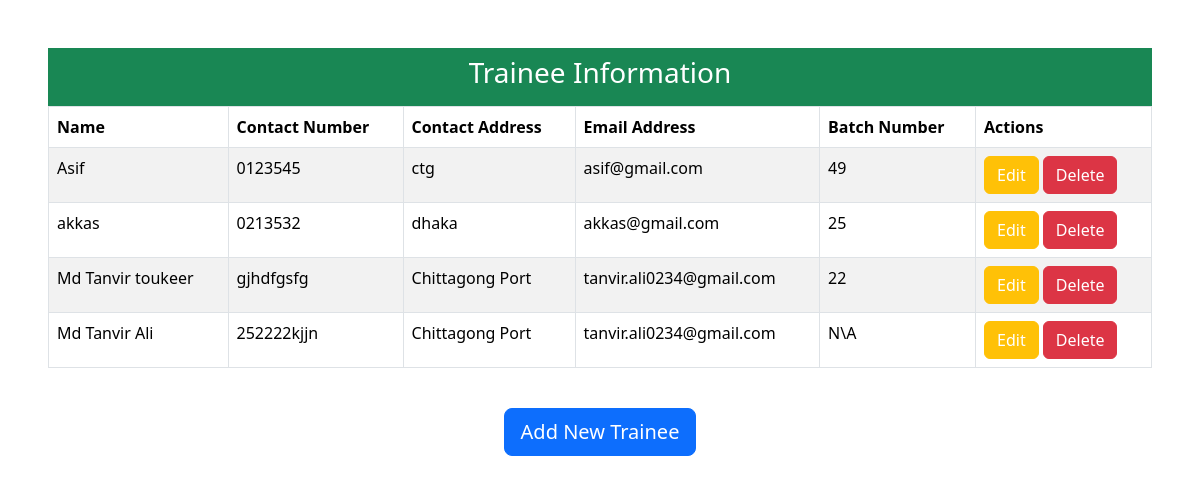
Before: / with the older database file.
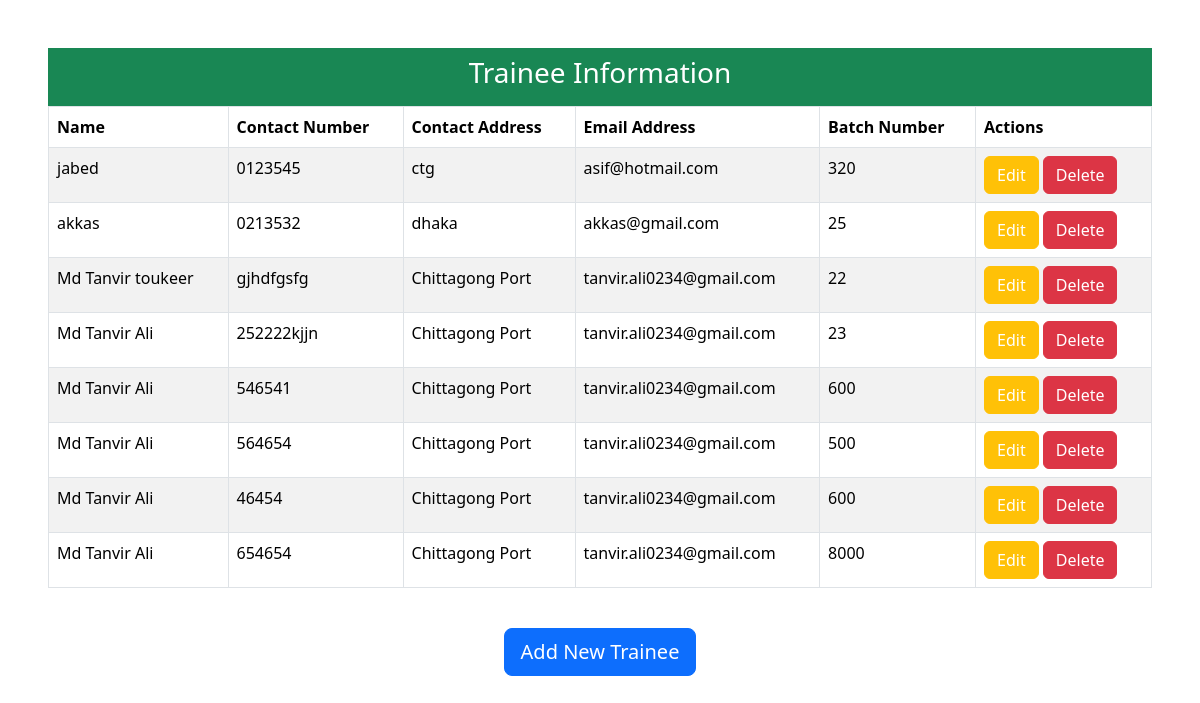
After: the same page with the newer database file.
### SimpleApp01/models.py (models this page shows)
class Trainee(models.Model):
    TraineeId = models.AutoField(primary_key=True)
    Name = models.CharField(max_length=30)
    ContactNo = models.CharField(max_length=15)
    ContactAddress = models.CharField(max_length=100)
    EmailAddress = models.EmailField()
    BatchNo = models.CharField(max_length=30 , default="N\A")
    class Meta:
        db_table="Trainee"

### SimpleApp01/views.py (the view)
# urls.py: path('',views.showTrainee),
def showTrainee(request):
    trainees = Trainee.objects.all()
    return render(request,"show.html",{'trainees':trainees})

### SimpleApp01/templates/show.html (shortened to what this page needs)
<!DOCTYPE html>
<html lang="en">
<head>
    <link href="https://cdn.jsdelivr.net/npm/bootstrap@5.3.3/dist/css/bootstrap.min.css" rel="stylesheet">
</head>
<body>
        <div class="m-5">
            <div class="bg-success p-2">
                <h3 class="text-center text-white">Trainee Information</h3>
            </div>
           <div >
            <table class="table table-striped table-hover table-bordered">
                <thead>
                    <tr>
                        <th>Name</td>
                        <th>Contact Number</th>
                        <th>Contact Address</th>
                        <th>Email Address</th>
                        <th>Batch Number</th>
                        <th>Actions</th>
                    </tr>
                </thead>
                <tbody>
                          {%for trn in trainees%}
                          <tr>
                            <td>{{trn.Name}}</td>
                            <td>{{trn.ContactNo}}</td>
                            <td>{{trn.ContactAddress}}</td>
                            <td>{{trn.EmailAddress}}</td>
                            <td>{{trn.BatchNo}}</td>
                            <td>
                              <a href="/edit/{{trn.TraineeId}}" class="btn btn-warning text-white">Edit</a>
                              <a href="/delete/{{trn.TraineeId}}" class="btn btn-danger">Delete</a>
                            </td>
                          </tr>
                          {% endfor %}
                </tbody>
            </table>
            <center><a href="/save" class="btn btn-primary btn-lg mt-4">Add New Trainee</a></center>
            </div>
        </div>
</body>
</html>

Changed rows visible on the page:
changed Trainee "ctg": Name "Asif" → "jabed"; EmailAddress "asif@gmail.com" → "asif@hotmail.com"; BatchNo "49" → "320"
changed Trainee "252222kjjn": BatchNo "N\\A" → "23"
added Trainee: Name "Md Tanvir Ali", ContactNo "546541", ContactAddress "Chittagong Port", EmailAddress "tanvir.ali0234@gmail.com", BatchNo "600"
added Trainee: Name "Md Tanvir Ali", ContactNo "564654", ContactAddress "Chittagong Port", EmailAddress "tanvir.ali0234@gmail.com", BatchNo "500"
added Trainee: Name "Md Tanvir Ali", ContactNo "46454", ContactAddress "Chittagong Port", EmailAddress "tanvir.ali0234@gmail.com", BatchNo "600"
added Trainee: Name "Md Tanvir Ali", ContactNo "654654", ContactAddress "Chittagong Port", EmailAddress "tanvir.ali0234@gmail.com", BatchNo "8000"
